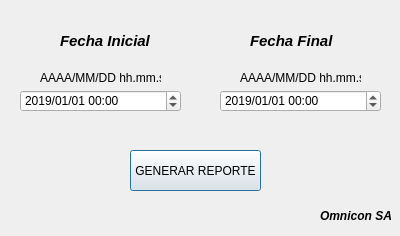
<?xml version="1.0" encoding="UTF-8"?>
<ui version="4.0">
 <class>Dialog</class>
 <widget class="QDialog" name="Dialog">
  <property name="geometry">
   <rect>
    <x>0</x>
    <y>0</y>
    <width>400</width>
    <height>236</height>
   </rect>
  </property>
  <property name="windowTitle">
   <string>CEE_Report</string>
  </property>
  <widget class="QPushButton" name="pushButton">
   <property name="geometry">
    <rect>
     <x>130</x>
     <y>150</y>
     <width>131</width>
     <height>41</height>
    </rect>
   </property>
   <property name="text">
    <string>GENERAR REPORTE</string>
   </property>
  </widget>
  <widget class="QDateTimeEdit" name="dateTimeEdit">
   <property name="geometry">
    <rect>
     <x>20</x>
     <y>90</y>
     <width>161</width>
     <height>22</height>
    </rect>
   </property>
   <property name="date">
    <date>
     <year>2019</year>
     <month>1</month>
     <day>1</day>
    </date>
   </property>
   <property name="displayFormat">
    <string>yyyy/MM/dd HH:mm</string>
   </property>
  </widget>
  <widget class="QDateTimeEdit" name="dateTimeEdit_2">
   <property name="geometry">
    <rect>
     <x>220</x>
     <y>90</y>
     <width>161</width>
     <height>22</height>
    </rect>
   </property>
   <property name="date">
    <date>
     <year>2019</year>
     <month>1</month>
     <day>1</day>
    </date>
   </property>
   <property name="displayFormat">
    <string>yyyy/MM/dd HH:mm</string>
   </property>
  </widget>
  <widget class="QLabel" name="label_3">
   <property name="geometry">
    <rect>
     <x>40</x>
     <y>70</y>
     <width>121</width>
     <height>16</height>
    </rect>
   </property>
   <property name="text">
    <string>AAAA/MM/DD hh.mm.ss</string>
   </property>
  </widget>
  <widget class="QLabel" name="label_4">
   <property name="geometry">
    <rect>
     <x>240</x>
     <y>70</y>
     <width>121</width>
     <height>16</height>
    </rect>
   </property>
   <property name="text">
    <string>AAAA/MM/DD hh.mm.ss</string>
   </property>
  </widget>
  <widget class="QLabel" name="label_5">
   <property name="geometry">
    <rect>
     <x>320</x>
     <y>200</y>
     <width>101</width>
     <height>31</height>
    </rect>
   </property>
   <property name="font">
    <font>
     <family>Arial</family>
     <weight>75</weight>
     <italic>true</italic>
     <bold>true</bold>
    </font>
   </property>
   <property name="text">
    <string>Omnicon SA</string>
   </property>
  </widget>
  <widget class="QLabel" name="label_6">
   <property name="geometry">
    <rect>
     <x>60</x>
     <y>20</y>
     <width>121</width>
     <height>41</height>
    </rect>
   </property>
   <property name="font">
    <font>
     <family>Arial</family>
     <pointsize>11</pointsize>
     <weight>75</weight>
     <italic>true</italic>
     <bold>true</bold>
    </font>
   </property>
   <property name="layoutDirection">
    <enum>Qt::LeftToRight</enum>
   </property>
   <property name="text">
    <string>Fecha Inicial</string>
   </property>
  </widget>
  <widget class="QLabel" name="label_7">
   <property name="geometry">
    <rect>
     <x>250</x>
     <y>20</y>
     <width>121</width>
     <height>41</height>
    </rect>
   </property>
   <property name="font">
    <font>
     <family>Arial</family>
     <pointsize>11</pointsize>
     <weight>75</weight>
     <italic>true</italic>
     <bold>true</bold>
    </font>
   </property>
   <property name="layoutDirection">
    <enum>Qt::LeftToRight</enum>
   </property>
   <property name="text">
    <string>Fecha Final</string>
   </property>
  </widget>
 </widget>
 <resources/>
 <connections/>
</ui>
